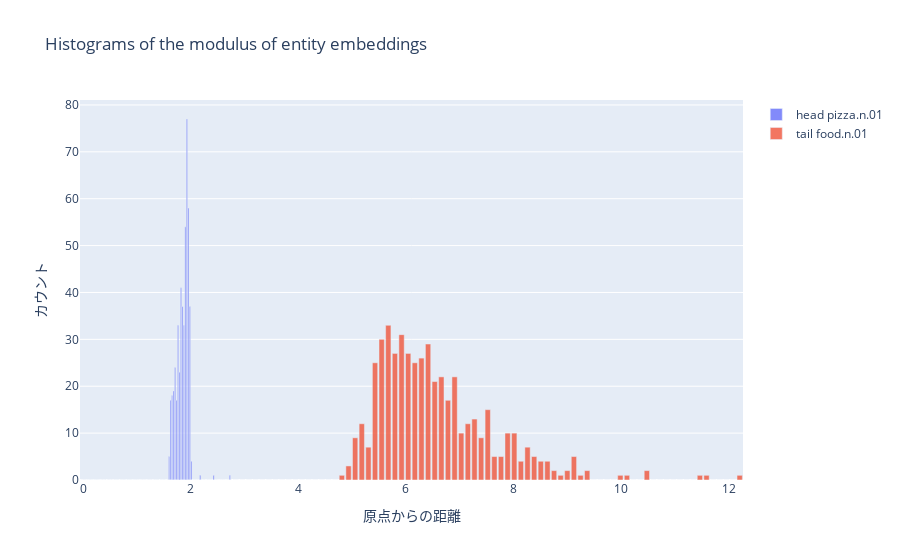

Here is the notebook cell this chart was saved with:
### Code cell
# エンティティの埋め込みをロード
entity_embedding = np.load(os.path.join(model_path, 'entity_embedding.npy'))

# headとtailの各座標を計算
phase_head, mod_head = np.split(entity_embedding[head_id], 2)
phase_tail, mod_tail = np.split(entity_embedding[tail_id], 2)

# ログ変換と極座標への変換
mod_head = np.log(np.abs(mod_head)) * np.sign(mod_head)
mod_tail = np.log(np.abs(mod_tail)) * np.sign(mod_tail)

phase_head = phase_head / embedding_range * np.pi
phase_tail = phase_tail / embedding_range * np.pi

# 極座標から直交座標への変換
x_head, y_head = mod_head * np.cos(phase_head), mod_head * np.sin(phase_head)
x_tail, y_tail = mod_tail * np.cos(phase_tail), mod_tail * np.sin(phase_tail)

# 距離の計算
distance_head = np.sqrt(x_head**2 + y_head**2)
distance_tail = np.sqrt(x_tail**2 + y_tail**2)

# ヒストグラムの作成
hist_head = np.histogram(distance_head, bins=num_bins, range=(0, np.max(distance_head)))
hist_tail = np.histogram(distance_tail, bins=num_bins, range=(0, np.max(distance_tail)))

# Plotlyを使用してヒストグラムをプロット
fig = go.Figure()
fig.add_trace(go.Bar(x=hist_head[1][:-1], y=hist_head[0], name="head "+entities_dict[head_id], opacity=0.8))

# Tail Entityのヒストグラム
fig.add_trace(go.Bar(x=hist_tail[1][:-1], y=hist_tail[0], name="tail "+entities_dict[tail_id], opacity=0.8))


# レイアウトの設定
fig.update_layout(
    title='Histograms of the modulus of entity embeddings',
    xaxis=dict(title='原点からの距離'),
    yaxis=dict(title='カウント'),
    barmode='overlay',  # HeadとTailのヒストグラムをオーバーレイ
)

# プロットの表示
fig.show()

### Figure 1 — Plotly figure (JSON) as saved in the notebook; plotly's stock layout.template omitted (floating-point values rounded to 4 significant figures)
{"data": [{"name": "head pizza.n.01", "opacity": 0.8, "type": "bar", "x": [0, 0.02753, 0.05505, 0.08258, 0.1101, 0.1376, 0.1652, 0.1927, 0.2202, 0.2477, 0.2753, 0.3028, 0.3303, 0.3579, 0.3854, 0.4129, 0.4404, 0.468, 0.4955, 0.523, 0.5505, 0.5781, 0.6056, 0.6331, 0.6606, 0.6882, 0.7157, 0.7432, 0.7708, 0.7983, 0.8258, 0.8533, 0.8809, 0.9084, 0.9359, 0.9634, 0.991, 1.018, 1.046, 1.074, 1.101, 1.129, 1.156, 1.184, 1.211, 1.239, 1.266, 1.294, 1.321, 1.349, 1.376, 1.404, 1.431, 1.459, 1.486, 1.514, 1.542, 1.569, 1.597, 1.624, 1.652, 1.679, 1.707, 1.734, 1.762, 1.789, 1.817, 1.844, 1.872, 1.899, 1.927, 1.954, 1.982, 2.009, 2.037, 2.065, 2.092, 2.12, 2.147, 2.175, 2.202, 2.23, 2.257, 2.285, 2.312, 2.34, 2.367, 2.395, 2.422, 2.45, 2.477, 2.505, 2.532, 2.56, 2.588, 2.615, 2.643, 2.67, 2.698, 2.725], "y": [0, 0, 0, 0, 0, 0, 0, 0, 0, 0, 0, 0, 0, 0, 0, 0, 0, 0, 0, 0, 0, 0, 0, 0, 0, 0, 0, 0, 0, 0, 0, 0, 0, 0, 0, 0, 0, 0, 0, 0, 0, 0, 0, 0, 0, 0, 0, 0, 0, 0, 0, 0, 0, 0, 0, 0, 0, 0, 5, 17, 18, 19, 24, 17, 33, 23, 41, 37, 33, 54, 77, 58, 37, 4, 0, 0, 0, 0, 0, 1, 0, 0, 0, 0, 0, 0, 0, 0, 1, 0, 0, 0, 0, 0, 0, 0, 0, 0, 0, 1]}, {"name": "tail food.n.01", "opacity": 0.8, "type": "bar", "x": [0, 0.1233, 0.2466, 0.3699, 0.4932, 0.6165, 0.7398, 0.863, 0.9863, 1.11, 1.233, 1.356, 1.48, 1.603, 1.726, 1.849, 1.973, 2.096, 2.219, 2.343, 2.466, 2.589, 2.712, 2.836, 2.959, 3.082, 3.206, 3.329, 3.452, 3.575, 3.699, 3.822, 3.945, 4.069, 4.192, 4.315, 4.439, 4.562, 4.685, 4.808, 4.932, 5.055, 5.178, 5.302, 5.425, 5.548, 5.671, 5.795, 5.918, 6.041, 6.165, 6.288, 6.411, 6.534, 6.658, 6.781, 6.904, 7.028, 7.151, 7.274, 7.398, 7.521, 7.644, 7.767, 7.891, 8.014, 8.137, 8.261, 8.384, 8.507, 8.63, 8.754, 8.877, 9.0, 9.124, 9.247, 9.37, 9.493, 9.617, 9.74, 9.863, 9.987, 10.11, 10.23, 10.36, 10.48, 10.6, 10.73, 10.85, 10.97, 11.1, 11.22, 11.34, 11.47, 11.59, 11.71, 11.84, 11.96, 12.08, 12.21], "y": [0, 0, 0, 0, 0, 0, 0, 0, 0, 0, 0, 0, 0, 0, 0, 0, 0, 0, 0, 0, 0, 0, 0, 0, 0, 0, 0, 0, 0, 0, 0, 0, 0, 0, 0, 0, 0, 0, 0, 1, 3, 9, 12, 7, 25, 30, 33, 27, 31, 27, 25, 26, 29, 21, 22, 17, 22, 10, 12, 13, 9, 15, 5, 5, 10, 10, 4, 7, 5, 4, 4, 2, 1, 2, 5, 1, 2, 0, 0, 0, 0, 1, 1, 0, 0, 2, 0, 0, 0, 0, 0, 0, 0, 1, 1, 0, 0, 0, 0, 1]}], "layout": {"barmode": "overlay", "title": {"text": "Histograms of the modulus of entity embeddings"}, "xaxis": {"title": {"text": "原点からの距離"}}, "yaxis": {"title": {"text": "カウント"}}}}
